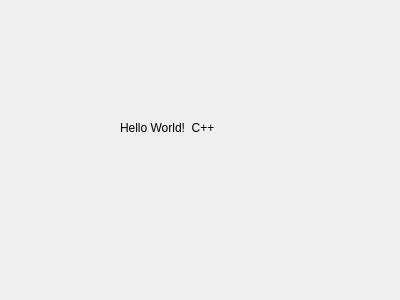
<?xml version="1.0" encoding="UTF-8"?>
<ui version="4.0">
 <class>HelloDialog</class>
 <widget class="QDialog" name="HelloDialog">
  <property name="enabled">
   <bool>true</bool>
  </property>
  <property name="geometry">
   <rect>
    <x>0</x>
    <y>0</y>
    <width>400</width>
    <height>300</height>
   </rect>
  </property>
  <property name="windowTitle">
   <string>Dialog</string>
  </property>
  <widget class="QLabel" name="dialog">
   <property name="geometry">
    <rect>
     <x>120</x>
     <y>120</y>
     <width>201</width>
     <height>16</height>
    </rect>
   </property>
   <property name="text">
    <string>Hello World!  C++</string>
   </property>
  </widget>
 </widget>
 <resources/>
 <connections/>
</ui>
